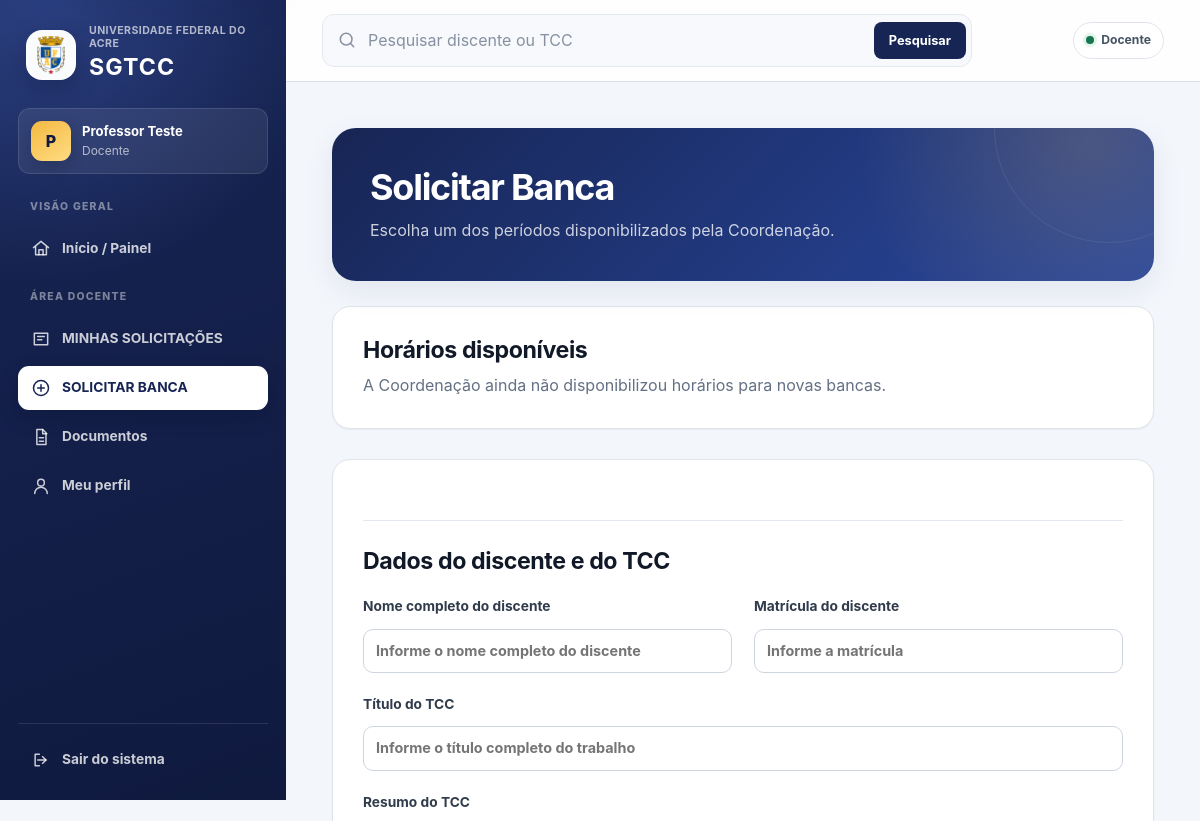
Page /solicitar/ (signed in, upper part) on the earlier database version.
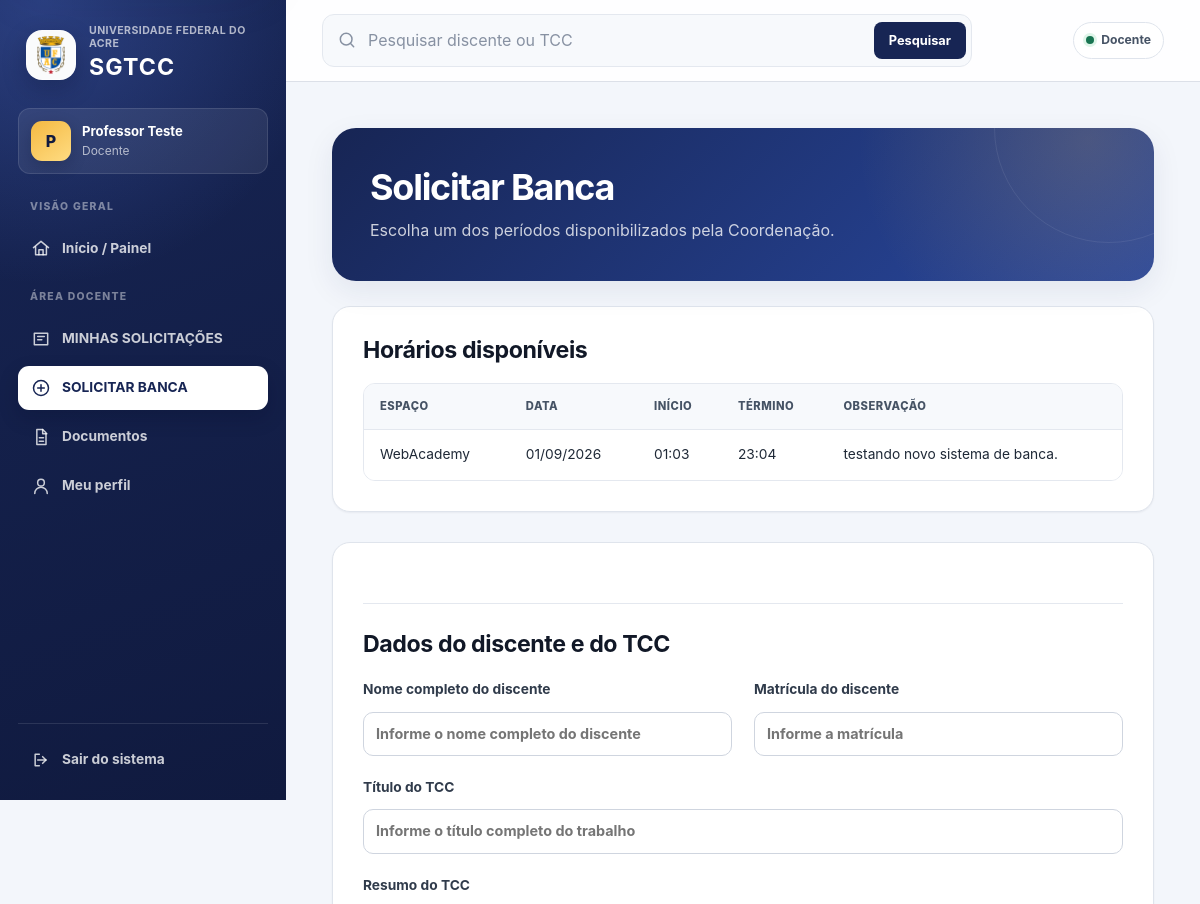
Same page on the later database version.
### bancasapp/models.py (models this page shows, shortened)
class DisponibilidadeEspaco(models.Model):
    espaco = models.ForeignKey(
        EspacoFisico,
        on_delete=models.CASCADE,
        related_name='disponibilidades'
    )
    data_hora_inicio = models.DateTimeField(
        verbose_name='Data e hora de início'
    )
    data_hora_fim = models.DateTimeField(
        verbose_name='Data e hora de término'
    )
    ativo = models.BooleanField(
        default=True
    )
    observacao = models.CharField(
        max_length=255,
        blank=True
    )
    criada_por = models.ForeignKey(
        User,
        on_delete=models.SET_NULL,
        null=True,
        blank=True,
        related_name='disponibilidades_criadas',
        editable=False
    )
    data_cadastro = models.DateTimeField(
        auto_now_add=True
    )
    class Meta:
        ordering = [
            'data_hora_inicio',
            'espaco__nome',
        ]
        verbose_name = 'Disponibilidade de espaço'
        verbose_name_plural = 'Disponibilidades de espaços'
        constraints = [
            models.CheckConstraint(
                condition=models.Q(
                    data_hora_fim__gt=models.F(
                        'data_hora_inicio'
                    )
                ),
                name='disponibilidade_fim_apos_inicio'
            ),
        ]
        indexes = [
            models.Index(
                fields=[
                    'espaco',
                    'data_hora_inicio',
                    'data_hora_fim',
                ],
                name='disp_espaco_periodo_idx'
            ),
        ]

class EspacoFisico(models.Model):
    nome = models.CharField(
        max_length=255
    )
    ativo = models.BooleanField(
        default=True
    )
    class Meta:
        ordering = ['nome']
        verbose_name = 'Espaço físico'
        verbose_name_plural = 'Espaços físicos'
    def __str__(self):
        return self.nome

### bancasapp/views.py (the view)
@docente_required
def solicitar_banca(request):
    expirar_solicitacoes_vencidas()
    perfil_logado = pUsuario.objects.get(
        usuario=request.user,
        perfil='DOCENTE'
    )
    if request.method == 'POST':
        form = SolicitacaoBancaForm(
            request.POST,
            request.FILES,
            orientador=perfil_logado
        )
        if form.is_valid():
            with transaction.atomic():
                discente, _ = (
                    Discente.objects.get_or_create(
                        matricula=(
                            form.cleaned_data[
                                'matricula_discente'
                            ]
                        ),
                        defaults={
                            'nome': (
                                form.cleaned_data[
                                    'nome_discente'
                                ]
                            ),
                        }
                    )
                )
                projeto = ProjetoTCC.objects.create(
                    titulo=(
                        form.cleaned_data[
                            'titulo_tcc'
                        ]
                    ),
                    resumo=(
                        form.cleaned_data[
                            'resumo_tcc'
                        ]
                    ),
                    semestre_letivo=(
                        form.cleaned_data[
                            'semestre_letivo'
                        ]
                    ),
                    discente=discente,
                    status='EM_ANÁLISE',
                )
                solicitacao = form.save(
                    commit=False
                )
                solicitacao.projeto_tcc = projeto
                solicitacao.status = 'EM_ANÁLISE'
                solicitacao.usuario_solicitante = (
                    perfil_logado
                )
                solicitacao.save()
                ComposicaoBanca.objects.create(
                    solicitacao=solicitacao,
                    projeto_tcc=projeto,
                    orientador=perfil_logado,
                    coorientador=(
                        form.cleaned_data[
                            'coorientador'
                        ]
                    ),
                    avaliador_interno=(
                        form.cleaned_data[
                            'avaliador_interno'
                        ]
                    ),
                    segundo_avaliador_interno=(
                        form.cleaned_data[
                            'segundo_avaliador_interno'
                        ]
                    ),
                    presidente=(
                        form.cleaned_data[
                            'presidente'
                        ]
                    ),
                    nome_avaliador_externo=(
                        form.cleaned_data[
                            'nome_avaliador_externo'
                        ]
                    ),
                    titulacao_avaliador_externo=(
                        form.cleaned_data[
                            'titulacao_avaliador_externo'
                        ]
                    ),
                    instituicao_avaliador_externo=(
                        form.cleaned_data[
                            'instituicao_avaliador_externo'
                        ]
                    ),
                )
            messages.success(
                request,
                'Solicitação de banca enviada com sucesso.'
            )
            return redirect(
                'dashboard'
            )
        for campo, erros in form.errors.items():
            for erro in erros:
                messages.error(
                    request,
                    erro
                )
    else:
        form = SolicitacaoBancaForm(
            orientador=perfil_logado
        )
    disponibilidades = (
        DisponibilidadeEspaco.objects
        .select_related('espaco')
        .filter(
            ativo=True,
            espaco__ativo=True,
            data_hora_fim__gt=timezone.now(),
        )
        .order_by(
            'data_hora_inicio',
            'espaco__nome',
        )
    )
    return render(
        request,
        'solicitar_banca.html',
        {
            'form': form,
            'disponibilidades': disponibilidades,
            'orientador_logado': perfil_logado,
        }
    )

### bancasapp/forms.py (called while the page is built)
    def label_from_instance(self, docente):
        nome = (
            docente.usuario.get_full_name().strip()
            or docente.usuario.username
        )
        email = (
            docente.usuario.email.strip()
            or docente.usuario.username
        )
        if nome.casefold() == email.casefold():
            return nome
        return f'{nome} — {email}'

### bancasapp/models.py (called while the page is built)
    def __str__(self):
        nome_exibicao = (
            self.usuario.get_full_name().strip()
            or self.usuario.username
        )
        return (
            f'{nome_exibicao} '
            f'({self.get_perfil_display()})'
        )

### bancasapp/permissions.py (called while the page is built)
def usuario_e_docente(user):
    if not user.is_authenticated or not user.is_active:
        return False
    return pUsuario.objects.filter(
        usuario=user,
        perfil='DOCENTE'
    ).exists()

### bancasapp/services.py (called while the page is built)
def expirar_solicitacoes_vencidas():
    return (
        SolicitacaoAgendamento.objects
        .filter(
            status='EM_ANÁLISE',
            opcao_data_inicio__lte=timezone.now(),
        )
        .update(
            status='EXPIRADA'
        )
    )

### templates/solicitar_banca.html (shortened to what this page needs)
{% extends 'base.html' %}
{% block content %}
<div class="dashboard-header">
    <h1>Solicitar Banca</h1>
    <p>
        Escolha um dos períodos disponibilizados pela Coordenação.
    </p>
</div>
<div class="table-container" style="margin-bottom: 30px;">
    <h2>Horários disponíveis</h2>
    {% if disponibilidades %}
        <table>
            <thead>
                <tr>
                    <th>Espaço</th>
                    <th>Data</th>
                    <th>Início</th>
                    <th>Término</th>
                    <th>Observação</th>
                </tr>
            </thead>
            <tbody>
                {% for disponibilidade in disponibilidades %}
                    <tr>
                        <td>{{ disponibilidade.espaco.nome }}</td>
                        <td>
                            {{ disponibilidade.data_hora_inicio|date:"d/m/Y" }}
                        </td>
                        <td>
                            {{ disponibilidade.data_hora_inicio|date:"H:i" }}
                        </td>
                        <td>
                            {{ disponibilidade.data_hora_fim|date:"H:i" }}
                        </td>
                        <td>
                            {{ disponibilidade.observacao|default:"—" }}
                        </td>
                    </tr>
                {% endfor %}
            </tbody>
        </table>
    {% else %}
        <p>
            A Coordenação ainda não disponibilizou horários
            para novas bancas.
        </p>
    {% endif %}
</div>
<div class="form-container form-container--amplo">
    <form
        method="POST"
        enctype="multipart/form-data"
        class="form-solicitacao"
    >
        <h2>Dados do discente e do TCC</h2>
        <div class="form-grid">
            <div class="form-field">
                <label for="{{ form.nome_discente.id_for_label }}">
                    {{ form.nome_discente.label }}
                </label>
                {{ form.nome_discente }}
            </div>
            <div class="form-field">
                <label for="{{ form.matricula_discente.id_for_label }}">
                    {{ form.matricula_discente.label }}
                </label>
                {{ form.matricula_discente }}
            </div>
            <div class="form-field form-field--full">
                <label for="{{ form.titulo_tcc.id_for_label }}">
                    {{ form.titulo_tcc.label }}
                </label>
                {{ form.titulo_tcc }}
            </div>
            <div class="form-field form-field--full">
                <label for="{{ form.resumo_tcc.id_for_label }}">
                    {{ form.resumo_tcc.label }}
                </label>
            </div>
        </div>
    </form>
</div>
{% endblock %}

Differences in the rows shown:
added DisponibilidadeEspaco: espaco.nome "WebAcademy", data_hora_inicio "01/09/2026", data_hora_inicio "01:03", data_hora_fim "23:04", observacao "testando novo sistema de banca."
Other differences:
text no longer shown: "A Coordenação ainda não disponibilizou horários para novas bancas."
text now shown: "ESPAÇO DATA INÍCIO TÉRMINO OBSERVAÇÃO"
